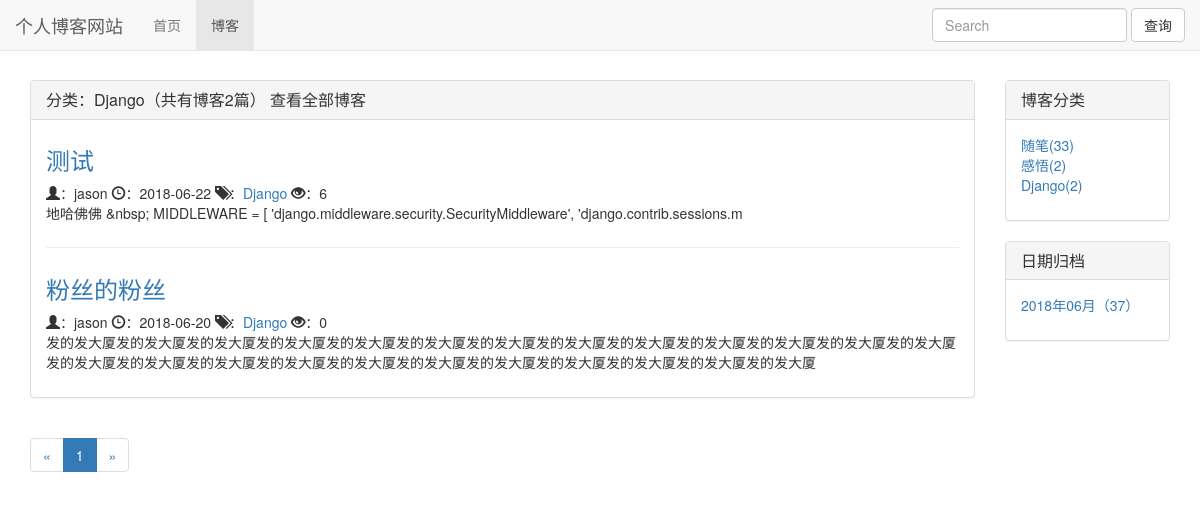
Page /blog/type/3 on the committed database.
### blog/models.py (models this page shows, shortened)
class BlogType(models.Model):
    typename = models.CharField(max_length=15)
    def __str__(self):
        return self.typename

class Blog(models.Model):
    tittle = models.CharField(max_length=50)
    blogtype = models.ForeignKey(BlogType,on_delete=models.DO_NOTHING)
    author = models.ForeignKey(User,on_delete=models.DO_NOTHING)
    content = RichTextUploadingField()
    readDetail = GenericRelation(ReadDetail)
    created_time = models.DateTimeField(auto_now_add=True)
    last_update_time = models.DateTimeField(auto_now=True)
    def get_read_num(self):
        try:
            ct = ContentType.objects.get_for_model(Blog)
            readnum = ReadNum.objects.get(content_type=ct, object_id=self.pk)
            return readnum.read_num
        except exceptions.ObjectDoesNotExist:
            return 0
    class Meta:
        ordering=['-created_time',]

### read_statistics/models.py (models this page shows)
class ReadNum(models.Model):
    read_num = models.IntegerField(default=0)
    content_type = models.ForeignKey(ContentType, on_delete=models.DO_NOTHING)
    object_id = models.PositiveIntegerField()
    content_object = GenericForeignKey('content_type', 'object_id')

### blog/views.py (the view)
# urls.py: path('type/<int:blog_type_pk>',views.blog_with_type,name='blog_with_type'),
def blog_with_type(request,blog_type_pk):
    blogtype = get_object_or_404(BlogType,pk=blog_type_pk)
    blog_all_list = Blog.objects.filter(blogtype=blogtype)
    context = blog_list_common_util(request,blog_all_list)
    context['blogtype'] = blogtype
    return  render(request,"blog/blog_with_type.html",context)

### templates/blog/blog_with_type.html (shortened to what this page needs)
{% extends 'blog/blog_list.html' %}
{% block blog_list_tittle %}
    分类：{{ blogtype.typename }}（共有博客{{ page_of_blog.paginator.count }}篇）
    <a href="{% url 'blog_list' %}">查看全部博客</a>
{% endblock %}

### templates/blog/blog_list.html (shortened to what this page needs)
{% extends 'base.html' %}
{% load staticfiles %}
{% block head_extand %}
    <link rel="stylesheet" href="{% static 'blog.css' %}">
{% endblock %}
{% block nav_blog_active %}active{% endblock %}
{% block content %}
    <div class="container">
        <div class="row">
            <div class="col-xs-12 col-sm-8 col-md-9 col-lg-10">
                <div class="panel panel-default">
                  <div class="panel-heading">
                    <h3 class="panel-title">{% block blog_list_tittle %}博客列表(共有博文{{ page_of_blog.paginator.count }}篇){% endblock %}</h3>
                  </div>
                  <div class="panel-body">
                        {% for blog in page_of_blog.object_list %}
                            <div class="blog">
                                <h3><a href="{% url 'blog_detail' blog.pk %}">{{ blog.tittle }}</a></h3>
                                <p class="blog-info">
                                  <span class="glyphicon glyphicon-user" aria-hidden="true"></span>：{{ blog.author }}
                                  <span class="glyphicon glyphicon-time" aria-hidden="true"></span>：{{ blog.created_time|date:"Y-m-d" }}
                                  <span class="glyphicon glyphicon-tags" aria-hidden="true"></span>：<a href="{% url 'blog_with_type' blog.blogtype.pk %}">{{ blog.blogtype }}</a>
                                  <span class="glyphicon glyphicon-eye-open" aria-hidden="true"></span>：{{ blog.get_read_num }}
                                </p>
                                <p>{{ blog.content|striptags|truncatechars_html:120 }}</p>
                            </div>
                        {% empty %}
                            <div class="blog">
                                <h3>暂无博客</h3>
                            </div>
                        {% endfor %}
                  </div>
                </div>
                <div>
                    <ul class="pagination">
                        <li>
                            {% if page_of_blog.has_previous %}
                                <a href="?page={{ page_of_blog.previous_page_number }}" aria-label="Previous">
                                    <span aria-hidden="true">&laquo;</span>
                                </a>
                            {% else %}
                                <span aria-hidden="true">&laquo;</span>
                            {% endif %}
                        </li>
                        {% for page_num in page_range %}
                            {% if page_num == page_of_blog.number %}
                                <li class="active"><a href="?page={{ page_num }}">{{ page_num }}</a></li>
                            {% else %}
                                {% if page_num == '...' %}
                                    <li><span>{{ page_num }}</span></li>
                                {% else %}
                                    <li><a href="?page={{ page_num }}">{{ page_num }}</a></li>
                                {% endif %}
                            {% endif %}
                        {% endfor %}
                        <li>
                         {% if page_of_blog.has_next %}
                                <a href="?page={{ page_of_blog.next_page_number }}" aria-label="Next">
                                    <span aria-hidden="true">&raquo;</span>
                                </a>
                            {% else %}
                                <span aria-hidden="true">&raquo;</span>
                            {% endif %}
                        </li>
                    </ul>
                </div>
            </div>
            <div class="hidden-xs col-sm-4 col-md-3 col-lg-2">
                <div class="panel panel-default">
                  <div class="panel-heading">
                    <h3 class="panel-title">博客分类</h3>
                  </div>
                  <div class="panel-body">
                        <ul class="blog_type">
                            {% for blogtype in blogtypes %}
                                <li><a href="{% url 'blog_with_type' blogtype.pk %}">{{ blogtype.typename }}({{ blogtype.blog_count }})</a></li>
                            {% empty %}
                                <p>-- 暂无分类 --</p>
                            {% endfor %}
                        </ul>
                  </div>
                </div>
                <div class="panel panel-default">
                  <div class="panel-heading">
                    <h3 class="panel-title">日期归档</h3>
                  </div>
                  <div class="panel-body">
                        <ul class="blog_type">
                            {% for blog_date,blog_count in blogs_with_date.items %}
                                <li><a href="{% url 'blog_with_date' blog_date.year blog_date.month %}">{{ blog_date|date:'Y年m月' }}（{{ blog_count }}）</a></li>
                            {% empty %}
                                <p>-- 暂无博客 --</p>
                            {% endfor %}
                        </ul>
                  </div>
                </div>
            </div>
        </div>
    </div>
{% endblock %}

### static/base.css (style rules this page uses)
* { margin: 0; padding: 0; }
body { margin-top: 80px!important; }

### static/blog.css (style rules this page uses)
ul.blog_type { list-style-type: none; }
div.blog:not(:last-child) { margin-bottom: 2em; padding-bottom: 1em; border-bottom: 1px solid #eeeeee; }
div.blog h3 { margin-top: 0.5em; }
div.blog p.blog-info { margin: 0; }

### rows in the picture
BlogType: typename "Django", blog_count "2"
Blog: tittle "测试", author "jason", created_time "2018-06-22", blogtype "Django", get_read_num "6", content "地哈佛佛 &nbsp; MIDDLEWARE = [ 'django.middleware.security.SecurityMiddleware', 'django.contrib.sessions.m"
Blog: tittle "粉丝的粉丝", author "jason", created_time "2018-06-20", blogtype "Django", get_read_num "0", content "发的发大厦发的发大厦发的发大厦发的发大厦发的发大厦发的发大厦发的发大厦发的发大厦发的发大厦发的发大厦发的发大厦发的发大厦发的发大厦发的发大厦发的发大厦发的发大厦发的发大厦发的发大厦发的发大厦发的发大厦发的发大厦发的发大厦发的发大厦发的发大厦"
BlogType: typename "随笔", blog_count "33"
BlogType: typename "感悟", blog_count "2"

### other values in the picture
{{ page_of_blog.paginator.count }} "2"
{{ page_num }} "1"
{{ blog_date|date:'Y年m月' }} "2018年06月"
{{ blog_count }} "37"
